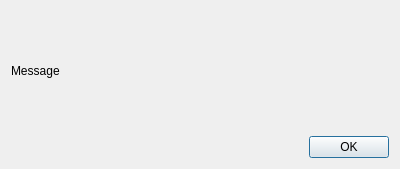
<?xml version="1.0" encoding="UTF-8"?>
<ui version="4.0">
 <class>MessageDialog</class>
 <widget class="QDialog" name="MessageDialog">
  <property name="geometry">
   <rect>
    <x>0</x>
    <y>0</y>
    <width>400</width>
    <height>169</height>
   </rect>
  </property>
  <property name="windowTitle">
   <string>Dialog</string>
  </property>
  <layout class="QVBoxLayout" name="verticalLayout">
   <item>
    <widget class="QLabel" name="messageLabel">
     <property name="text">
      <string>Message</string>
     </property>
    </widget>
   </item>
   <item>
    <layout class="QHBoxLayout" name="horizontalLayout">
     <item>
      <spacer name="horizontalSpacer">
       <property name="orientation">
        <enum>Qt::Horizontal</enum>
       </property>
       <property name="sizeHint" stdset="0">
        <size>
         <width>40</width>
         <height>20</height>
        </size>
       </property>
      </spacer>
     </item>
     <item>
      <widget class="QPushButton" name="okButton">
       <property name="text">
        <string>OK</string>
       </property>
      </widget>
     </item>
    </layout>
   </item>
  </layout>
 </widget>
 <resources/>
 <connections/>
</ui>
